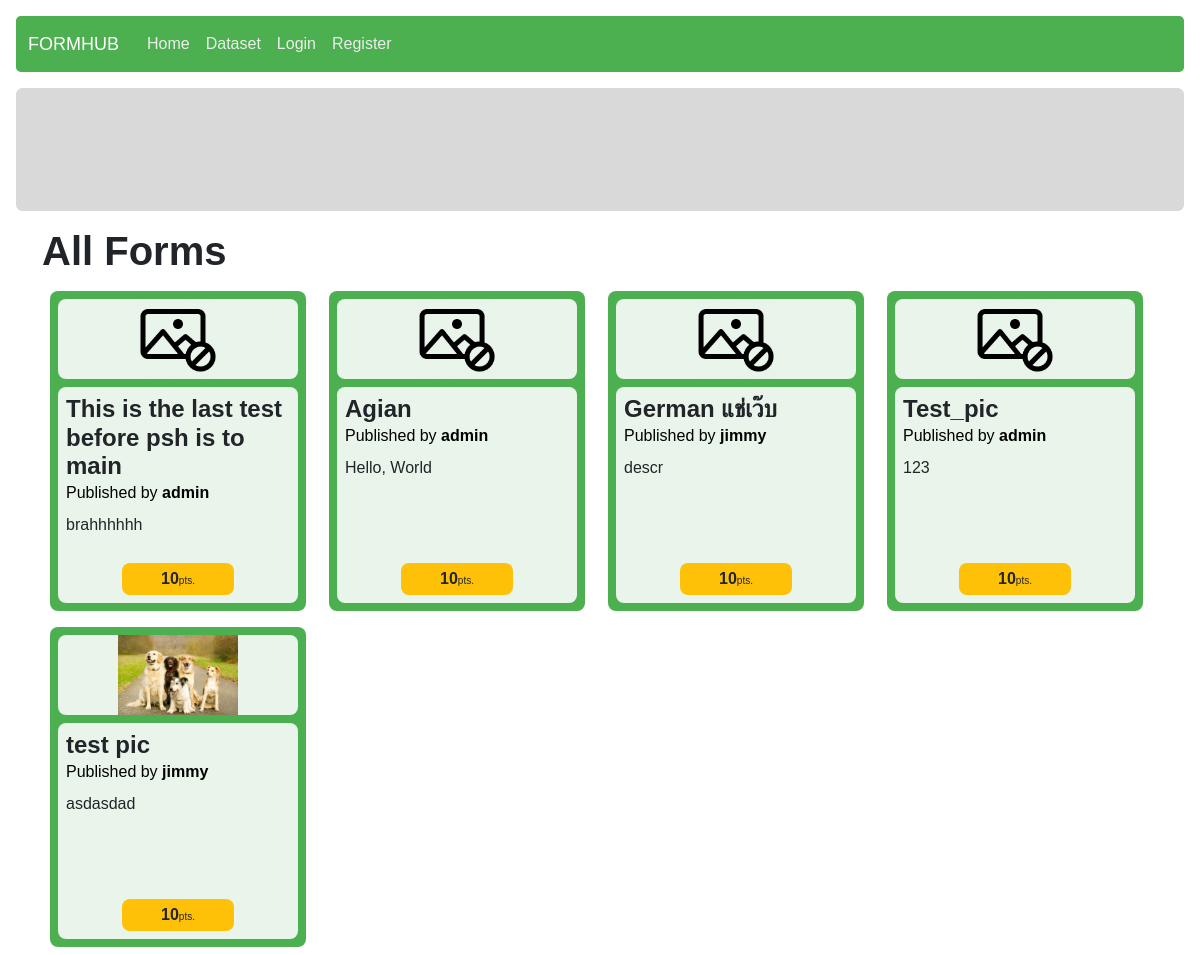
The app's page /, older data.
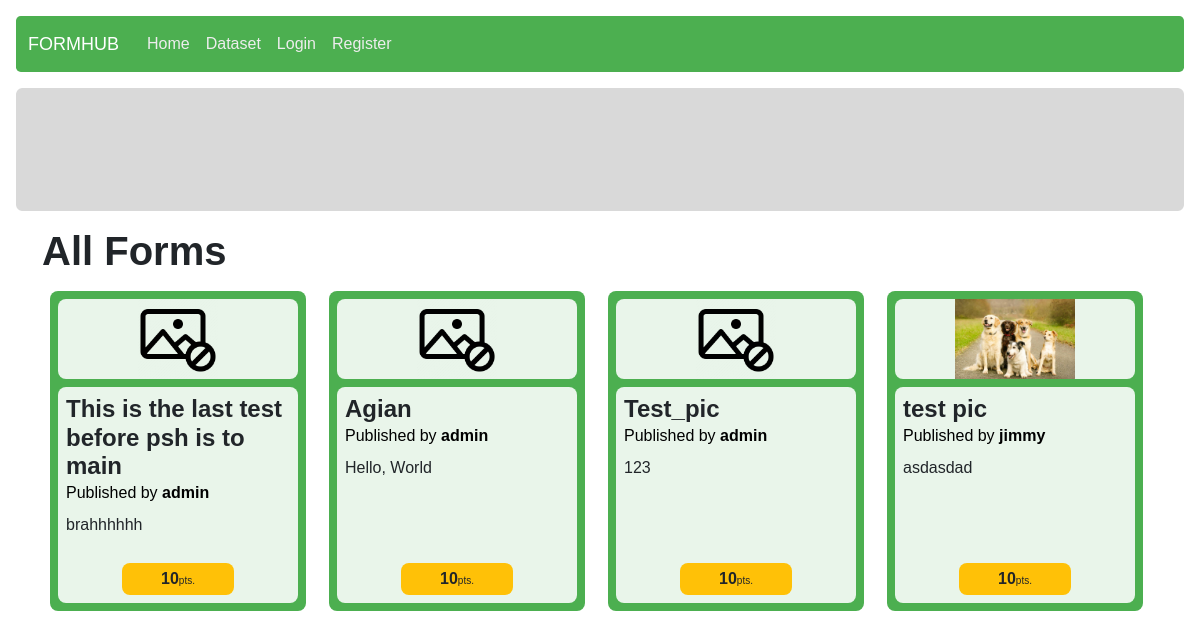
The same page, newer data.
### form_management/models.py (models this page shows, shortened)
class Form(models.Model):
    owner = models.ForeignKey(User, on_delete = models.CASCADE)
    form_name = models.CharField(max_length = 125)
    description = models.CharField(max_length = 1000)
    category = models.ForeignKey(Category, on_delete = models.CASCADE, null = True)
    design = models.JSONField()
    creation_timestamp = models.DateTimeField(auto_now_add = True)
    publish_timestamp = models.DateTimeField(null = True)
    is_open = models.BooleanField(default = False)
    is_sale = models.BooleanField(default = False)
    form_point = models.ForeignKey(Point, on_delete = models.CASCADE, related_name="form_point")
    form_selling_point = models.ForeignKey(Point, on_delete = models.CASCADE, null = True, blank = True, related_name="form_selling_point")
    form_pic = models.ImageField(
        upload_to="static/form_management/imgs",
        null = True,
        default = "static/form_management/imgs/no-pic.png")

class Point(models.Model):
    form_size = models.CharField(max_length = 2)
    context = models.CharField(max_length = 3, null = True, blank = True, choices = POINT_CONTEXT) # SEL = Selling, ANS = answering
    point = models.IntegerField()
    description = models.CharField(max_length = 50, null = True, blank = True)
    lower_bound = models.IntegerField()
    upper_bound = models.IntegerField()

### authentication/models.py (models this page shows)
class User(AbstractUser):
    student_id = models.CharField(max_length = 10, null = True)
    profile_img = models.ImageField(
        upload_to="static/userprofile/imgs",
        null = True,
        default = "static/userprofile/imgs/default.jpg")
    def __str__(self):
        return f"{self.username}"

### answering/views.py (the view)
# urls.py: path("", views.index, name="index"),
def index(request):
	if (request.user.is_authenticated):
		is_already_answered_form = FormResponse.objects.filter(responder = request.user).values("form_id").distinct()
		exclude_form_list = [item["form_id"] for item in is_already_answered_form]
		forms = Form.objects.filter(is_open = True).exclude(id__in=exclude_form_list)
	else:
		forms = Form.objects.filter(is_open = True)
	return render(request, "answering/index.html", {
		"title": "All Active Forms",
		"forms": forms,
	})

### templates/answering/index.html (shortened to what this page needs)
{% extends "layout.html" %}
{% load static %}
{% block extra_css %}
    <link rel="stylesheet" href="{% static 'answering/index.css' %}">
{% endblock %}
{% block body %}
<div class="container">
    <h1><strong>All Forms</strong></h1>
    <div class="all-forms d-flex flex-row flex-wrap">
        {% for form in forms %}
            <div class="form-card p-2 d-flex flex-column col-sm-6 col-md-4 col-lg-3" data-code="{{ form.id }}">
                <div class="form p-2 d-flex flex-column">
                    <div class="img-container d-flex justify-content-center">
                        <img id="form_pic_{{form.id}}" data-code="{{ form.id }}" src="{{ form.form_pic }}" alt="no-photo">
                    </div>
                    <div class="form-meta-data mt-2 p-2">
                        <h4 class="form-name my-0">{{ form.form_name }}</h6>
                        <a href="/account/{{ form.owner.id }}" class="mb-2 author">Published by <strong>{{ form.owner }}</strong></a>
                        <div class="description">
                            {{ form.description }}
                        </div>
                        <div class="bottom-section mt-auto p-1">
                            <span class="point">{{ form.form_point.point }}</span><span class="unit">pts.</span>
                        </div>
                    </div>
                </div>
            </div>
        {% empty %}
            <h3>No form</h3>
        {% endfor %}
    </div>
</div>
{% endblock %}

Row changes from the older to the newer data that the page shows:
no longer on this page (row edited): Form: form_pic (placeholder picture), form_name "German แช่เว๊บ", owner "jimmy", description "descr", form_point.point "10"
